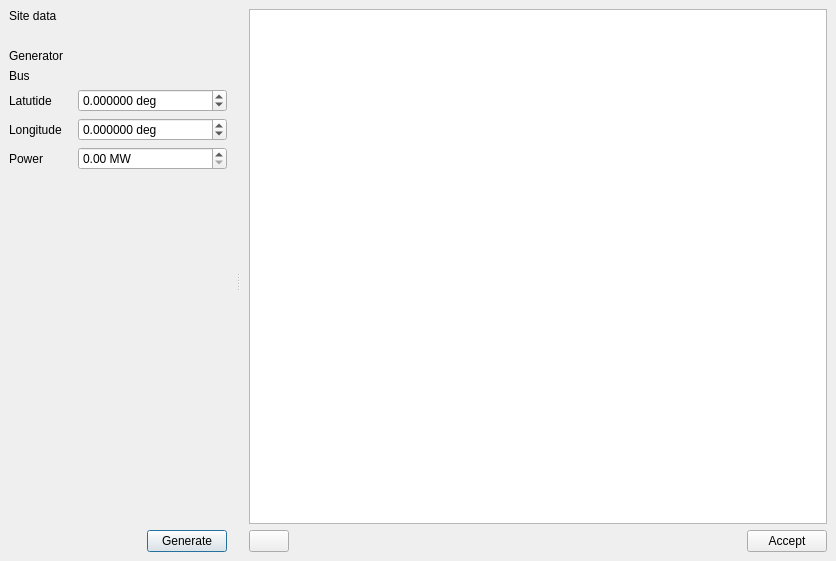
<?xml version="1.0" encoding="UTF-8"?>
<ui version="4.0">
 <class>MainWindow</class>
 <widget class="QDialog" name="MainWindow">
  <property name="geometry">
   <rect>
    <x>0</x>
    <y>0</y>
    <width>836</width>
    <height>561</height>
   </rect>
  </property>
  <property name="windowTitle">
   <string>Solar power wizard</string>
  </property>
  <property name="windowIcon">
   <iconset resource="icons.qrc">
    <normaloff>:/Icons/icons/solar_power.png</normaloff>:/Icons/icons/solar_power.png</iconset>
  </property>
  <layout class="QVBoxLayout" name="verticalLayout">
   <property name="leftMargin">
    <number>0</number>
   </property>
   <property name="topMargin">
    <number>0</number>
   </property>
   <property name="rightMargin">
    <number>0</number>
   </property>
   <property name="bottomMargin">
    <number>0</number>
   </property>
   <item>
    <widget class="QSplitter" name="splitter">
     <property name="orientation">
      <enum>Qt::Horizontal</enum>
     </property>
     <widget class="QFrame" name="frame">
      <property name="frameShape">
       <enum>QFrame::NoFrame</enum>
      </property>
      <property name="frameShadow">
       <enum>QFrame::Raised</enum>
      </property>
      <layout class="QGridLayout" name="gridLayout_2">
       <item row="2" column="0" colspan="2">
        <widget class="QLabel" name="label_3">
         <property name="text">
          <string>Site data</string>
         </property>
        </widget>
       </item>
       <item row="3" column="0">
        <widget class="QLabel" name="label_2">
         <property name="text">
          <string/>
         </property>
        </widget>
       </item>
       <item row="7" column="0">
        <widget class="QLabel" name="label_5">
         <property name="text">
          <string>Longitude</string>
         </property>
        </widget>
       </item>
       <item row="6" column="1" colspan="2">
        <widget class="QDoubleSpinBox" name="latitudeSpinBox">
         <property name="suffix">
          <string> deg</string>
         </property>
         <property name="decimals">
          <number>6</number>
         </property>
         <property name="minimum">
          <double>-9999999.000000000000000</double>
         </property>
         <property name="maximum">
          <double>99999.000000000000000</double>
         </property>
        </widget>
       </item>
       <item row="9" column="0">
        <spacer name="verticalSpacer">
         <property name="orientation">
          <enum>Qt::Vertical</enum>
         </property>
         <property name="sizeHint" stdset="0">
          <size>
           <width>20</width>
           <height>40</height>
          </size>
         </property>
        </spacer>
       </item>
       <item row="7" column="1" colspan="2">
        <widget class="QDoubleSpinBox" name="longitudeSpinBox">
         <property name="suffix">
          <string> deg</string>
         </property>
         <property name="decimals">
          <number>6</number>
         </property>
         <property name="minimum">
          <double>-9999999.000000000000000</double>
         </property>
         <property name="maximum">
          <double>99999.000000000000000</double>
         </property>
        </widget>
       </item>
       <item row="8" column="1" colspan="2">
        <widget class="QDoubleSpinBox" name="powerSpinBox">
         <property name="suffix">
          <string> MW</string>
         </property>
         <property name="maximum">
          <double>99999.000000000000000</double>
         </property>
        </widget>
       </item>
       <item row="6" column="0">
        <widget class="QLabel" name="label_4">
         <property name="text">
          <string>Latutide</string>
         </property>
        </widget>
       </item>
       <item row="8" column="0">
        <widget class="QLabel" name="label">
         <property name="text">
          <string>Power</string>
         </property>
        </widget>
       </item>
       <item row="5" column="0" colspan="3">
        <widget class="QLabel" name="label_bus">
         <property name="text">
          <string>Bus</string>
         </property>
        </widget>
       </item>
       <item row="4" column="0" colspan="3">
        <widget class="QLabel" name="label_gen">
         <property name="text">
          <string>Generator</string>
         </property>
        </widget>
       </item>
       <item row="10" column="2">
        <widget class="QPushButton" name="generateButton">
         <property name="text">
          <string>Generate</string>
         </property>
        </widget>
       </item>
      </layout>
     </widget>
     <widget class="QFrame" name="frame_4">
      <property name="frameShape">
       <enum>QFrame::NoFrame</enum>
      </property>
      <property name="frameShadow">
       <enum>QFrame::Raised</enum>
      </property>
      <layout class="QGridLayout" name="gridLayout">
       <item row="1" column="0" colspan="2">
        <widget class="QPushButton" name="plotButton">
         <property name="toolTip">
          <string>Plot data</string>
         </property>
         <property name="text">
          <string/>
         </property>
         <property name="icon">
          <iconset resource="icons.qrc">
           <normaloff>:/Icons/icons/plot.png</normaloff>:/Icons/icons/plot.png</iconset>
         </property>
        </widget>
       </item>
       <item row="1" column="2">
        <spacer name="horizontalSpacer_2">
         <property name="orientation">
          <enum>Qt::Horizontal</enum>
         </property>
         <property name="sizeHint" stdset="0">
          <size>
           <width>394</width>
           <height>20</height>
          </size>
         </property>
        </spacer>
       </item>
       <item row="1" column="3">
        <widget class="QPushButton" name="acceptButton">
         <property name="text">
          <string>Accept</string>
         </property>
        </widget>
       </item>
       <item row="0" column="0" colspan="4">
        <widget class="QTableView" name="resultsTableView"/>
       </item>
      </layout>
     </widget>
    </widget>
   </item>
  </layout>
  <action name="actionCopy_to_clipboard">
   <property name="icon">
    <iconset>
     <normaloff>:/Icons/icons/copy.png</normaloff>:/Icons/icons/copy.png</iconset>
   </property>
   <property name="text">
    <string>Copy to clipboard</string>
   </property>
  </action>
  <action name="actionSave">
   <property name="icon">
    <iconset>
     <normaloff>:/Icons/icons/import_profiles.png</normaloff>:/Icons/icons/import_profiles.png</iconset>
   </property>
   <property name="text">
    <string>Save</string>
   </property>
  </action>
 </widget>
 <resources>
  <include location="icons.qrc"/>
 </resources>
 <connections/>
</ui>
